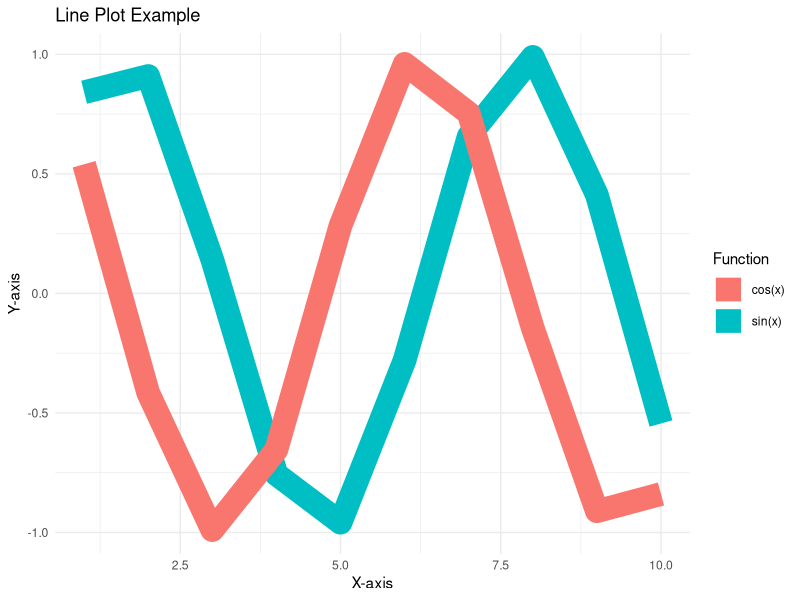

Generate this figure with R:
png(
    paste0("../", as.character(packageVersion("ggplot2")), ".png"),
    width = 1200,
    height = 800,
    res = 200
)

library(ggplot2)

# Create a simple dataset
data <- data.frame(
  x = 1:10,
  y1 = sin(1:10),
  y2 = cos(1:10)
)

# Create the plot
ggplot(data, aes(x)) +
  geom_line(aes(y = y1, color = "sin(x)"), linewidth = 8) +
  geom_line(aes(y = y2, color = "cos(x)"), linewidth = 8) +
  labs(
    title = "Line Plot Example",
    x = "X-axis",
    y = "Y-axis",
    color = "Function"
  ) +
  theme_minimal()
